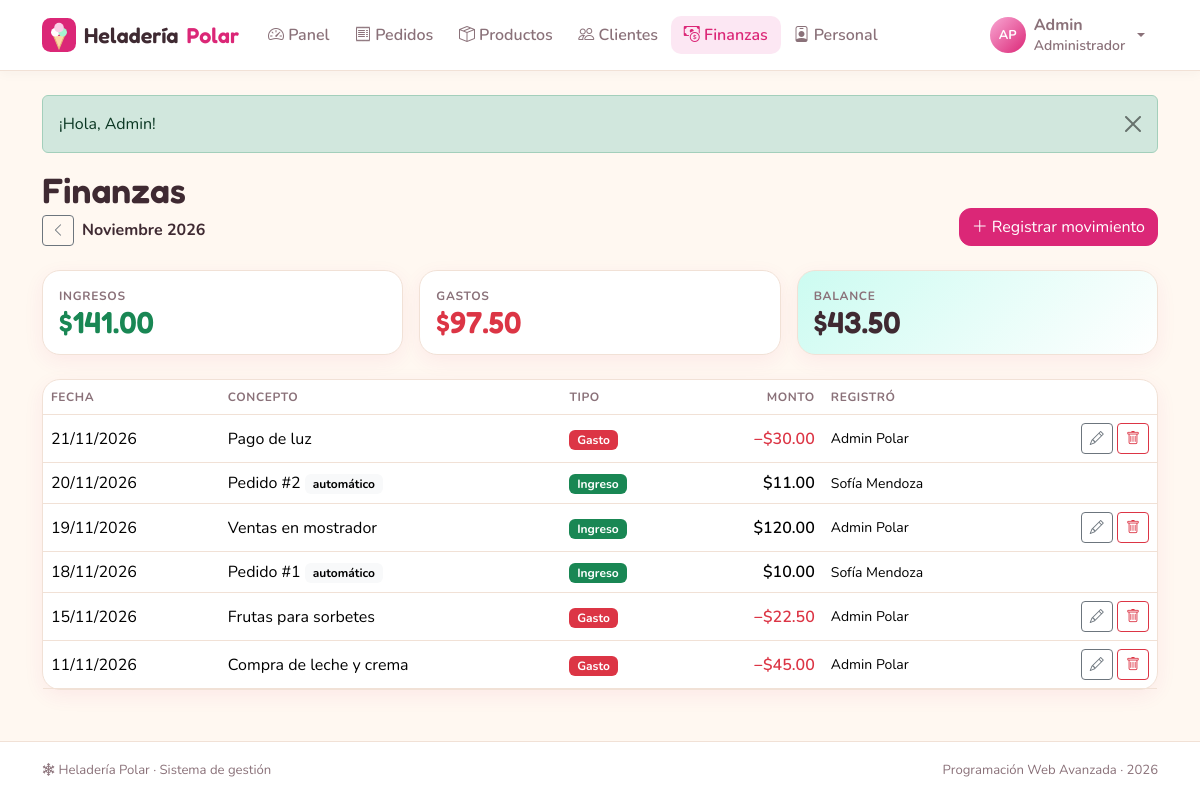
/index.php?r=finanzas/index (signed in), run on the app's committed database.
### tables this page shows
CREATE TABLE finanzas (
  id         INT AUTO_INCREMENT PRIMARY KEY,
  fecha      DATE          NOT NULL,
  tipo       ENUM('Ingreso','Gasto') NOT NULL,
  concepto   VARCHAR(120)  NOT NULL,
  monto      DECIMAL(10,2) NOT NULL,
  id_pedido  INT           NULL UNIQUE,
  creado_por INT           NULL,
  INDEX idx_finanzas_fecha (fecha),
  CONSTRAINT fk_finanzas_pedido  FOREIGN KEY (id_pedido)  REFERENCES pedidos(id)  ON DELETE SET NULL,
  CONSTRAINT fk_finanzas_usuario FOREIGN KEY (creado_por) REFERENCES usuarios(id) ON DELETE SET NULL
);

### controllers/FinanzasController.php (called while the page is built, shortened)
<?php
class FinanzasController extends Controller
{
    public function index(): void
    {
        $mes = is_string($_GET['mes'] ?? null) && preg_match('/^\d{4}-\d{2}$/', $_GET['mes']) ? $_GET['mes'] : date('Y-m');
        $this->view('finanzas/index', [
            'titulo'      => 'Finanzas',
            'mes'         => $mes,
            'movimientos' => Finanza::delMes($mes),
            'resumen'     => Finanza::resumen($mes),
        ]);
    }
}

### core/Router.php (called while the page is built, shortened)
<?php
class Router
{
    public static function dispatch(string $ruta): void
    {
        if (!preg_match('#^([a-z]+)/([a-z]+)$#', $ruta, $m)) {
            self::noEncontrado();
        }
        [, $nombre, $accion] = $m;
        (new $clase())->$accion();
    }
}

### index.php (called while the page is built, shortened)
<?php
require __DIR__ . '/core/helpers.php';
require __DIR__ . '/core/Database.php';
require __DIR__ . '/core/Model.php';
require __DIR__ . '/core/Router.php';
Router::dispatch(is_string($_GET['r'] ?? null) ? $_GET['r'] : '');

### core/helpers.php (called while the page is built, shortened)
<?php
function e($valor): string
{
    return htmlspecialchars((string) ($valor ?? ''), ENT_QUOTES, 'UTF-8');
}
function url(string $ruta = 'inicio/index', array $params = []): string
{
    $params = array_merge(['r' => $ruta], $params);
    return 'index.php?' . http_build_query($params);
}
function dinero($valor): string
{
    return '$' . number_format((float) $valor, 2);
}
function fecha(?string $valor, bool $conHora = false): string
{
    $t = strtotime($valor);
    return $conHora ? date('d/m/Y H:i', $t) : date('d/m/Y', $t);
}
function nombre_mes(int $mes): string
{
    return ['Enero', 'Febrero', 'Marzo', 'Abril', 'Mayo', 'Junio', 'Julio', 'Agosto',
            'Septiembre', 'Octubre', 'Noviembre', 'Diciembre'][$mes - 1];
}

### core/Database.php (called while the page is built, shortened)
<?php
class Database
{
    private static ?PDO $pdo = null;
    public static function get(): PDO
    {
        if (self::$pdo === null) {
            $dsn = 'mysql:host=' . DB_HOST . ';port=' . DB_PORT
                 . ';dbname=' . DB_NAME . ';charset=utf8mb4';
            try {
                self::$pdo = new PDO($dsn, DB_USER, DB_PASS, [
                    PDO::ATTR_ERRMODE            => PDO::ERRMODE_EXCEPTION,
                    PDO::ATTR_DEFAULT_FETCH_MODE => PDO::FETCH_ASSOC,
                    PDO::ATTR_EMULATE_PREPARES   => false,
                ]);
                self::$pdo->exec("SET time_zone = '" . date('P') . "'");
            } catch (PDOException $e) {
                http_response_code(500);
                $detalle = DEBUG ? '<br><small>' . htmlspecialchars($e->getMessage()) . '</small>' : '';
                exit('<h3 style="font-family:sans-serif">No se pudo conectar a la base de datos.'
                    . ' Revise config/config.php e importe heladeria.sql.' . $detalle . '</h3>');
            }
        }
        return self::$pdo;
    }
}

### core/Model.php (called while the page is built, shortened)
<?php
abstract class Model
{
    protected static function db(): PDO
    {
        return Database::get();
    }
    protected static function query(string $sql, array $params = []): PDOStatement
    {
        $st = self::db()->prepare($sql);
        $st->execute($params);
        return $st;
    }
}

### models/Finanza.php (called while the page is built, shortened)
<?php
class Finanza extends Model
{
    public static function delMes(string $mes): array
    {
        $sql = "SELECT f.*, CONCAT(u.nombre, ' ', u.apellido) AS registrado_por
                  FROM finanzas f LEFT JOIN usuarios u ON u.id = f.creado_por
                 WHERE DATE_FORMAT(f.fecha, '%Y-%m') = ?
                 ORDER BY f.fecha DESC, f.id DESC";
        return self::query($sql, [$mes])->fetchAll();
    }
}

### views/finanzas/index.php (the view, shortened to what this page needs)
<?php
[$anio, $m] = array_map('intval', explode('-', $mes));
$anterior = date('Y-m', mktime(0, 0, 0, $m - 1, 1, $anio));
?>
<div class="hp-encabezado">
  <div>
    <h1 class="hp-titulo">Finanzas</h1>
    <div class="d-flex align-items-center gap-2">
      <a href="<?= url('finanzas/index', ['mes' => $anterior]) ?>" class="btn btn-sm btn-outline-secondary" aria-label="Mes anterior"><i class="bi bi-chevron-left"></i></a>
      <span class="fw-bold"><?= nombre_mes($m) ?> <?= $anio ?></span>
    </div>
  </div>
  <button class="btn btn-primary" data-bs-toggle="modal" data-bs-target="#modalMovimiento"><i class="bi bi-plus-lg"></i> Registrar movimiento</button>
</div>
<div class="row g-3 mb-4">
  <div class="col-md-4"><div class="card hp-card h-100"><div class="card-body">
    <div class="hp-stat-etiqueta">Ingresos</div><div class="hp-stat-valor text-success"><?= dinero($resumen['ingresos']) ?></div>
  </div></div></div>
  <div class="col-md-4"><div class="card hp-card h-100"><div class="card-body">
    <div class="hp-stat-etiqueta">Gastos</div><div class="hp-stat-valor text-danger"><?= dinero($resumen['gastos']) ?></div>
  </div></div></div>
  <div class="col-md-4"><div class="card hp-card h-100 hp-balance"><div class="card-body">
    <div class="hp-stat-etiqueta">Balance</div><div class="hp-stat-valor"><?= dinero($resumen['balance']) ?></div>
  </div></div></div>
</div>
<div class="card hp-card">
  <div class="table-responsive">
    <table class="table table-hover align-middle mb-0">
      <thead><tr><th>Fecha</th><th>Concepto</th><th>Tipo</th><th class="text-end">Monto</th><th class="d-none d-md-table-cell">Registró</th><th class="text-end"></th></tr></thead>
      <tbody>
      <?php foreach ($movimientos as $f): $auto = (bool) $f['id_pedido']; ?>
        <tr>
          <td class="text-nowrap"><?= fecha($f['fecha']) ?></td>
          <td>
            <?= e($f['concepto']) ?>
            <?php if ($auto): ?><a href="<?= url('pedidos/ver', ['id' => $f['id_pedido']]) ?>" class="badge text-bg-light text-decoration-none">automático</a><?php endif; ?>
          </td>
          <td><span class="badge <?= $f['tipo'] === 'Ingreso' ? 'text-bg-success' : 'text-bg-danger' ?>"><?= e($f['tipo']) ?></span></td>
          <td class="text-end fw-semibold <?= $f['tipo'] === 'Gasto' ? 'text-danger' : '' ?>"><?= ($f['tipo'] === 'Gasto' ? '−' : '') . dinero($f['monto']) ?></td>
          <td class="d-none d-md-table-cell small"><?= e($f['registrado_por']) ?></td>
          <td class="text-end text-nowrap">
            <?php if (!$auto): ?>
              <button class="btn btn-sm btn-outline-secondary" data-bs-toggle="modal" data-bs-target="#modalMovimiento"
                      data-editar='<?= e(json_encode(array_intersect_key($f, array_flip(['id', 'fecha', 'tipo', 'concepto', 'monto'])))) ?>' aria-label="Editar"><i class="bi bi-pencil"></i></button>
              <form method="post" action="<?= url('finanzas/eliminar') ?>" class="d-inline" data-confirmar="¿Eliminar «<?= e($f['concepto']) ?>»?">
                <button class="btn btn-sm btn-outline-danger" aria-label="Eliminar"><i class="bi bi-trash"></i></button>
              </form>
            <?php endif; ?>
          </td>
        </tr>
      <?php endforeach; ?>
      </tbody>
    </table>
  </div>
</div>

### assets/css/styles.css (style rules this page uses)
:root { --hp-crema: #fff8f1; --hp-blanco: #ffffff; --hp-rosa: #db2777; --hp-rosa-h: #be185d; --hp-rosa-s: #fce7f3; --hp-menta: #0d9488; --hp-menta-s: #ccfbf1; --hp-texto: #3f2a32; --hp-suave: #8a7179; --hp-borde: #f1e1d6; --hp-radio: 18px; --hp-sombra: 0 6px 20px rgba(219, 39, 119, .07); }
body { --bs-body-bg: var(--hp-crema); --bs-body-color: var(--hp-texto); --bs-body-font-family: 'Nunito', system-ui, sans-serif; --bs-secondary-color: var(--hp-suave); --bs-border-color: var(--hp-borde); --bs-primary: var(--hp-rosa); --bs-primary-rgb: 219, 39, 119; --bs-link-color-rgb: 190, 24, 93; --bs-link-hover-color-rgb: 157, 23, 77; }
.btn-primary { --bs-btn-bg: var(--hp-rosa); --bs-btn-border-color: var(--hp-rosa); --bs-btn-hover-bg: var(--hp-rosa-h); --bs-btn-hover-border-color: var(--hp-rosa-h); --bs-btn-active-bg: #9d174d; --bs-btn-disabled-bg: #f0a3c6; --bs-btn-disabled-border-color: #f0a3c6; border-radius: 12px; }
.table { --bs-table-bg: transparent; --bs-table-hover-bg: #fff3f8; }
.table > thead th { font-size: .75rem; text-transform: uppercase; letter-spacing: .05em; color: var(--hp-suave); font-weight: 700; }
body { min-height: 100vh; display: flex; flex-direction: column; }
.hp-titulo, .hp-marca, .hp-stat-valor, .hp-precio { font-family: 'Fredoka', 'Nunito', sans-serif; font-weight: 600; }
.hp-titulo { font-size: clamp(1.7rem, 3.5vw, 2.2rem); margin-bottom: .2rem; color: var(--hp-texto); }
.hp-encabezado { display: flex; flex-wrap: wrap; justify-content: space-between; align-items: flex-end; gap: 1rem; margin-bottom: 1.5rem; }
.hp-card { background: var(--hp-blanco); border: 1px solid var(--hp-borde); border-radius: var(--hp-radio); box-shadow: var(--hp-sombra); }
.hp-stat-valor { font-size: 1.9rem; line-height: 1.1; color: var(--hp-texto); }
.hp-stat-etiqueta { font-size: .75rem; text-transform: uppercase; letter-spacing: .06em; color: var(--hp-suave); font-weight: 700; }
.hp-balance { background: linear-gradient(135deg, var(--hp-menta-s), #fff); }
.hp-main > * { animation: aparecer .3s ease both; }

### data on the page
finanzas: fecha "21/11/2026", concepto "Pago de luz", tipo "Gasto", monto "$30.00", registrado_por "Admin Polar"
finanzas: fecha "20/11/2026", concepto "Pedido #2", tipo "Ingreso", monto "$11.00", registrado_por "Sofía Mendoza"
finanzas: fecha "19/11/2026", concepto "Ventas en mostrador", tipo "Ingreso", monto "$120.00", registrado_por "Admin Polar"
finanzas: fecha "18/11/2026", concepto "Pedido #1", tipo "Ingreso", monto "$10.00", registrado_por "Sofía Mendoza"
finanzas: fecha "15/11/2026", concepto "Frutas para sorbetes", tipo "Gasto", monto "$22.50", registrado_por "Admin Polar"
finanzas: fecha "11/11/2026", concepto "Compra de leche y crema", tipo "Gasto", monto "$45.00", registrado_por "Admin Polar"

### other printed values
$texto "Panel"
$texto "Pedidos"
$texto "Productos"
$texto "Clientes"
$texto "Finanzas"
$texto "Personal"
iniciales($usuario['nombre'], $usuario['apellido']) "AP"
$usuario['nombre'] "Admin"
$usuario['rol'] "Administrador"
$f['mensaje'] "¡Hola, Admin!"
nombre_mes($m) "Noviembre"
$anio "2026"
dinero($resumen['ingresos']) "$141.00"
dinero($resumen['gastos']) "$97.50"
dinero($resumen['balance']) "$43.50"
